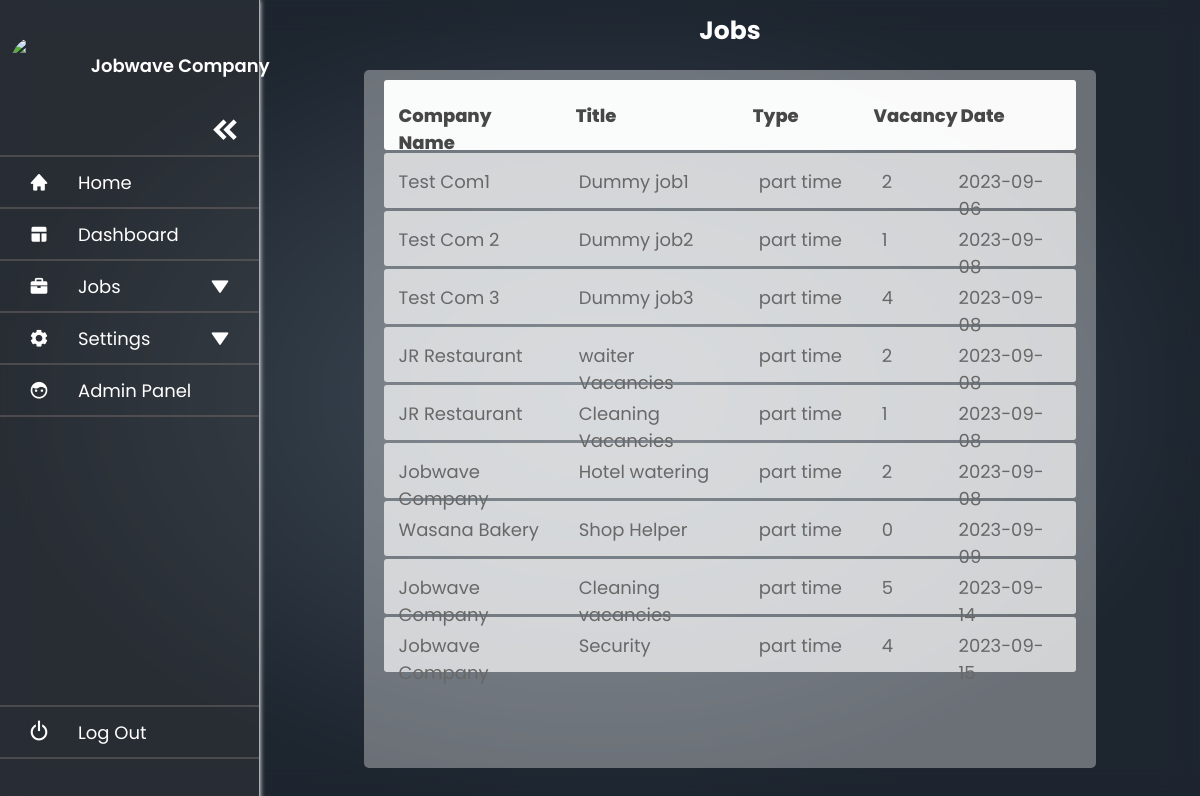
Screenshot of /admin_jobs.php (signed in) with the database file from the repository.
### tables this page shows
CREATE TABLE `user` (
  `reg_id` int(20) NOT NULL,
  `user_name` varchar(200) NOT NULL,
  `user_type` varchar(50) NOT NULL,
  `email` varchar(250) NOT NULL,
  `phone_number` int(20) NOT NULL,
  `password` varchar(400) NOT NULL
);

CREATE TABLE `add_job` (
  `job_id` int(11) NOT NULL,
  `job_title` varchar(300) NOT NULL,
  `description` text NOT NULL,
  `num_of_vacancy` int(11) NOT NULL,
  `job_type` varchar(50) NOT NULL,
  `date` date NOT NULL,
  `time` time NOT NULL,
  `salary` decimal(10,2) NOT NULL,
  `com_id` int(11) NOT NULL,
  `post_time` datetime NOT NULL
);

### admin_jobs.php (the view, shortened to what this page needs)
<!DOCTYPE html>
<html lang="en">
<head>
    <link rel="stylesheet" href="css/side_navigation.css">
    <link rel="stylesheet" href="css/admin_com_work_job.css">
	<link href='https://unpkg.com/boxicons@2.1.4/css/boxicons.min.css' rel='stylesheet'>
</head>
<body>
<?php
    include('include/connection.php');
    include ('sidebar.php');
?>
    <div class="home_section">
        <div class="home_content">
            <h3>Jobs</h3>
            <div class="detail_box">
                <div class="head_field">
                    <div class="user_name"><p>Company Name</p></div>
                    <div class="job_title"><p>Title</p></div>
                    <div class="job_type"><p>Type</p></div>
                    <div class="num_of_vacancy">Vacancy<p></p></div>
                    <div class="date"><p>Date</p></div>
                </div>
                <?php
                    $query = "SELECT * FROM add_job  ORDER BY date ASC";
                    $result = mysqli_query($con,$query);
                    while($row = mysqli_fetch_array($result)){
                        $job_title = $row['job_title'];
                        $job_type = $row['job_type'];
                        $num_of_vacancy = $row['num_of_vacancy'];
                        $date = $row['date'];
                        $com_id = $row['com_id'];
                        $query2 = "SELECT user_name FROM user WHERE reg_id = (SELECT reg_id FROM com_profile WHERE com_id ='$com_id') ";
                        $result2 = mysqli_query($con,$query2);
                        $row2 = mysqli_fetch_array($result2);
                        $user_name = $row2['user_name'];
                ?>
                <div class="job_field">
                    <div class="user_name">
                        <p><?php echo $user_name ?></p>
                    </div>
                    <div class="job_title">
                        <p><?php echo $job_title ?></p>
                    </div>
                    <div class="job_type">
                        <p><?php echo $job_type ?></p>
                    </div>
                    <div class="num_of_vacancy">
                        <p><?php echo $num_of_vacancy ?></p>
                    </div>
                    <div class="date">
                        <p><?php echo $date ?></p>
                    </div>
                </div>
                <?php
                    }
                ?>
            </div>
        </div>
    </div>
</body>
</html>

### sidebar.php (shortened to what this page needs)
<?php
    include ('include/connection.php');
    if(isset($_SESSION['reg_id'])){
        $id = $_SESSION['reg_id'];
        $query = "SELECT work_image as image_name FROM work_profile WHERE reg_id = $id UNION ALL SELECt com_image as image_name FROM com_profile WHERE reg_id = $id";
        $query_result = mysqli_query($con, $query);
        $image_row = mysqli_fetch_assoc($query_result);
        $num_row = mysqli_num_rows($query_result);
            if($num_row > 0){
                $image_path = "uploads/$image_row[image_name]";
            }
            else{
                $image_path ="uploads/logo.png";
            }
        $user_query= "SELECT user_name, user_type FROM user WHERE reg_id = $id";
        $result = mysqli_query($con, $user_query);
        $user_row = mysqli_fetch_assoc($result);
        $user_type = $user_row['user_type'];
        $user_name = $user_row['user_name'];
        if($user_type == 'admin'){
        ?>
            <div class="sidebar">
                <div class="user_details">
                    <div class="user_img">
                        <img src="uploads/logo.png" >
                    </div>
                    <div class="data_line">
                        <span class="user_data"><?php echo $user_name ?></span>
                        <span class="user_data2">UOJ Project Group</span>
                    </div>
                </div>
                <div class="open_close">
                    <i class='bx bxs-chevrons-left icon' ></i>
                </div>
                <ul class="nav_list">
                    <li>
                        <a href="home.php">
                            <i class='bx bxs-home' ></i>
                        <span class="link_name">Home</span>
                        </a>
                        <ul class="sub_menu blank">
                            <li><a class="link_name" href="home.php">Home</a></li>
                        </ul>
                    </li>
                    <li>
                        <a href="admin_dashboard.php">
                            <i class='bx bxs-layout'></i>
                        <span class="link_name">Dashboard</span>
                        </a>
                        <ul class="sub_menu blank">
                            <li><a class="link_name" href="#">Dashboard</a></li>
                        </ul>
                    </li>
                    <li>
                        <a href="admin_company.php">
                            <i class='bx bxs-buildings'></i>
                        <span class="link_name">Company</span>
                        </a>
                        <ul class="sub_menu blank">
                            <li><a class="link_name" href="#">Company</a></li>
                        </ul>
                    </li>
                    <li>
                        <a href="admin_worker.php">
                            <i class='bx bxs-hard-hat' ></i>
                        <span class="link_name">Workers</span>
                        </a>
                        <ul class="sub_menu blank">
                            <li><a class="link_name" href="#">Workers</a></li>
                        </ul>
                    </li>
                    <li>
                        <a href="admin_jobs.php">
                            <i class='bx bxs-briefcase' ></i>
                        <span class="link_name">Jobs</span>
                        </a>
                        <ul class="sub_menu blank">
                            <li><a class="link_name" href="#">Jobs</a></li>
                        </ul>
                    </li>
                    <li>
                        <div class="iocn_link">
                        <a href="#">
                            <i class='bx bxs-envelope'></i>
                            <span class="link_name">Mails</span>
                        </a>
                        <i class='bx bxs-down-arrow arrow'></i>
                        </div>
                        <ul class="sub_menu">
                        <li><a class="link_name" href="#">Mails</a></li>
                        <li><a href="admin_company_mail.php?contact_mails">Contacts Mails</a></li>
                        <li><a href="admin_company_mail.php?com_mails">Company Mails</a></li>
                        <li><a href="admin_company_mail.php?work_mails">Worker Mails</a></li>
                        </ul>
                    </li>
                </ul>
                <div class="log">
                    <div class="iocn_link">
                        <a href="logout.php">
                            <i class='bx bx-power-off'></i>
                            <span class="link_name">Log Out</span>
                        </a>
                    </div>
                </div>
            </div>
        <?php
        }
        elseif($user_type == 'company'){
        ?>
            <div class="sidebar" id="blur2">
                <div class="user_details">
                    <div class="user_img">
                        <img src="<?php echo $image_path?>" >
                    </div>
                    <div class="data_line">
                        <span class="user_data"><?php echo $user_name ?></span>
                    </div>
                </div>
                <div class="open_close">
                    <i class='bx bxs-chevrons-left icon' ></i>
                </div>
                <ul class="nav_list">
                    <li>
                        <a href="home.php">
                            <i class='bx bxs-home' ></i>
                        <span class="link_name">Home</span>
                        </a>
                    </li>
                    <li>
                        <a href="company_dashboard.php">
                            <i class='bx bxs-layout'></i>
                        <span class="link_name">Dashboard</span>
                        </a>
                    </li>
                    <li>
                        <div class="iocn_link">
                        <a href="#">
                            <i class='bx bxs-briefcase' ></i>
                            <span class="link_name">Jobs</span>
                        </a>
                        <i class='bx bxs-down-arrow arrow'></i>
                        </div>
                    </li>
                    <li>
                        <div class="iocn_link">
                        <a href="#">
                            <i class='bx bxs-cog' ></i>
                            <span class="link_name">Settings</span>
                        </a>
                        <i class='bx bxs-down-arrow arrow'></i>
                        </div>
                    </li>
                    <li>
                        <a href="message_admin.php">
                            <i class='bx bxs-face'></i>
                        <span class="link_name">Admin Panel</span>
                        </a>
                    </li>
                </ul>
                <div class="log">
                    <div class="iocn_link">
                        <a href="logout.php">
                            <i class='bx bx-power-off'></i>
                            <span class="link_name">Log Out</span>
                        </a>
                    </div>
                </div>
            </div>
        <?php
        }
    }
    else{
        header("Location: home.php");
    }
?>

### css/side_navigation.css (style rules this page uses)
* { margin: 0; padding: 0; box-sizing: border-box; font-family: 'Poppins', sans-serif; }
body { background: radial-gradient(50.53% 50.53% at 50.23% 49.47%, #414d59 0%, #1d252f 100%); overflow: hidden; backdrop-filter: blur(15px); }
.sidebar { position: fixed; top: 0; left: 0; height: 100%; width: 260px; background: #3f3f3f56; z-index: 100; transition: all 0.5s ease; backdrop-filter: blur(8px); border-right: 1px solid rgba(255, 255, 255, 0.61); box-shadow: 0px 0px 5px 0px white; }
.sidebar .user_details { height: 100px; width: 100%; display: flex; align-items: center; }
.sidebar .user_details .user_img { position: fixed; width: 60px; height: 60px; overflow: hidden; border-radius: 50%; margin: 30px 20px 0px 10px; }
.sidebar .user_details .user_img img { height: 100%; }
.sidebar .user_details .data_line { position: relative; left: 35%; display: flex; flex-direction: column; margin-top: 30px; }
.sidebar .user_details .user_data { font-size: 18px; color: #fff; font-weight: 600; transition: all 0.6s ease; }
.sidebar .open_close i { margin-top: 5px; margin-left: 200px; height: 50px; min-width: 50px; text-align: center; line-height: 50px; color: white; font-size: 35px; cursor: pointer; transition: all 1s ease; }
.sidebar .nav_list { border-top: 2px solid rgba(111, 102, 102, 0.497); height: calc(100% - 250px); padding: 0px 0 150px 0; overflow: auto; }
.sidebar .nav_list li { position: relative; list-style: none; border-bottom: 2px solid rgba(111, 102, 102, 0.497); }
.sidebar .log i { height: 50px; min-width: 78px; text-align: center; line-height: 50px; color: white; font-size: 25px; cursor: pointer; transition: all 0.3s ease; }
.sidebar .log a { border-top: 2px solid rgba(111, 102, 102, 0.497); border-bottom: 2px solid rgba(111, 102, 102, 0.497); font-size: 18px; font-weight: 400; color: #ffffff; transition: all 0.4s ease; }
.sidebar .nav_list li .iocn_link , .sidebar .log .icon_link { display: flex; align-items: center; justify-content: space-between; }
.sidebar .nav_list li i { height: 50px; min-width: 78px; text-align: center; line-height: 50px; color: white; font-size: 20px; cursor: pointer; transition: all 0.3s ease; }
.sidebar .nav_list li a, .sidebar .log a { display: flex; align-items: center; text-decoration: none; }
.sidebar .nav_list li a .link_name { font-size: 18px; font-weight: 400; color: #ffffff; transition: all 0.4s ease; }
.home_section { position: relative; height: 100vh; left: 260px; width: calc(100% - 260px); transition: all 0.5s ease; padding: 12px; }
.home_content { height: 100%; display: flex; align-items: center; flex-wrap: wrap; }

### css/admin_com_work_job.css (style rules this page uses)
.home_content { width: 100%; height: 100%; display: block; }
h3 { text-align: center; color: white; font-size: 25px; margin-bottom: 20px; }
.detail_box { width: 80%; height: 90%; background-color: rgba(255, 255, 255, 0.347); border-radius: 5px; overflow: auto; margin: auto; padding: 10px 20px 10px 20px; }
.head_field { width: 100%; height: 70px; border-radius: 3px; background-color: rgba(255, 255, 255, 0.968); margin-bottom: 3px; padding: 12px 5px 5px 5px; display: flex; color: rgb(71, 71, 71); font-weight: 800; position: inherit; }
.job_field { width: 100%; height: 55px; border-radius: 3px; background-color: rgba(255, 255, 255, 0.686); margin-bottom: 3px; padding: 5px; display: flex; color: rgb(104, 104, 104); }
.user_name { height: 60px; width: 30%; margin-right: 5px; font-size: 18px; padding: 10px 10px 15px 10px; }
.job_title { height: 60px; width: 30%; margin-right: 5px; font-size: 18px; padding: 10px 10px 15px 10px; }
.job_type { height: 60px; width: 20%; margin-right: 5px; font-size: 18px; padding: 10px 10px 15px 10px; }
.num_of_vacancy { height: 60px; width: 12%; margin-right: 5px; font-size: 18px; padding: 10px 10px 15px 10px; }
.date { height: 60px; width: 20%; margin-right: 5px; font-size: 18px; padding: 10px 10px 15px 10px; }

### rows the page displays
user: user_name "Jobwave Company"
add_job: user.user_name "Test Com1", job_title "Dummy job1", job_type "part time", num_of_vacancy "2", date "2023-09-06"
add_job: user.user_name "Test Com 2", job_title "Dummy job2", job_type "part time", num_of_vacancy "1", date "2023-09-08"
add_job: user.user_name "Test Com 3", job_title "Dummy job3", job_type "part time", num_of_vacancy "4", date "2023-09-08"
add_job: user.user_name "JR Restaurant", job_title "waiter Vacancies", job_type "part time", num_of_vacancy "2", date "2023-09-08"
add_job: user.user_name "JR Restaurant", job_title "Cleaning Vacancies", job_type "part time", num_of_vacancy "1", date "2023-09-08"
add_job: user.user_name "Jobwave Company", job_title "Hotel watering", job_type "part time", num_of_vacancy "2", date "2023-09-08"
add_job: user.user_name "Wasana Bakery", job_title "Shop Helper", job_type "part time", num_of_vacancy "0", date "2023-09-09"
add_job: user.user_name "Jobwave Company", job_title "Cleaning vacancies", job_type "part time", num_of_vacancy "5", date "2023-09-14"
add_job: user.user_name "Jobwave Company", job_title "Security", job_type "part time", num_of_vacancy "4", date "2023-09-15"
